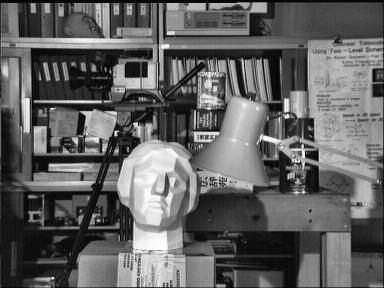
#> input picture openCVTutorial/img/tsukuba.jpg, 384 x 288 px, found by its file name
$ python 15.hist.py
#> lines starting #> are read from the running program, lines starting #| are printed output that depends on the picture
import cv2
import numpy as np
import matplotlib.pyplot as plt
img_path = 'opencvTutorial\\img\\hist.jpg'
img_path_2 = 'opencvTutorial\\img\\tsukuba.jpg'
# plt show的图片最好是plt imread的（numpy形式），如果是cv2.imread的需要使用numpy进行转换
def plt_showhist(img):
    img = cv2.imread(img_path, 0)
    hist = cv2.calcHist([img], [0], None, [256], [0, 256])  # 性能：0.025288 s
    hist_plt = plt.imread(img_path)
    img = np.array(img)
    #plt.plot(hist)
    plt.hist(hist_plt.ravel(), 256, [0, 256])
    plt.show()

# 灰度图经过均衡直方图之后，会变得更加黑白分明，从图像分布来看也更加均衡
def equalize_pic():
    img = cv2.imread(img_path, 0)
    equ_img = cv2.equalizeHist(img)
    # cv2.imshow('equalization', np.hstack((img, equ_img)))
    # cv2.waitKey(0)
    equ_img = np.array(equ_img)
    plt.hist(equ_img, 256, [0, 256])
    plt.show()

import sys, os
def equalize_pic_2():
    img = cv2.imread(img_path_2, cv2.IMREAD_GRAYSCALE)
    # img = cv2.imread(img_path_2)
    equ_img = cv2.equalizeHist(img)
    cv2.imshow('equliaze', np.hstack((img, equ_img)))
    cv2.waitKey(0)

def adapterHist():
    img = cv2.imread(img_path_2, cv2.IMREAD_GRAYSCALE)
#> img is the input picture: shape (288, 384); min 0, max 255, mean 97.6
    clahe = cv2.createCLAHE(clipLimit=2.0, tileGridSize=(8, 8))
    cl1 = clahe.apply(img)
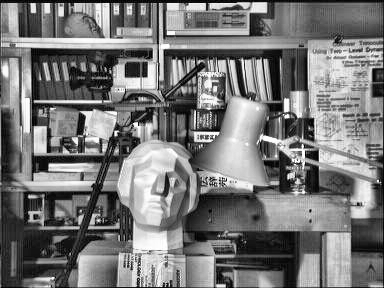
#> cl1: shape (288, 384); min 0, max 255, mean 119.4
    clahe = cv2.createCLAHE(clipLimit=2.0, tileGridSize=(18, 18))
    cl2 = clahe.apply(img)
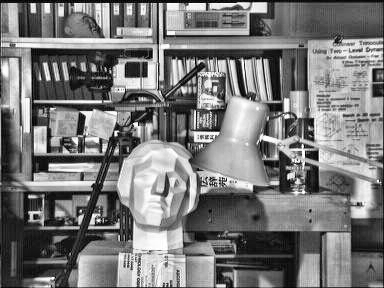
#> cl2: shape (288, 384); min 1, max 255, mean 121.3

    cv2.imshow('equliaze', np.hstack((cl1, cl2)))
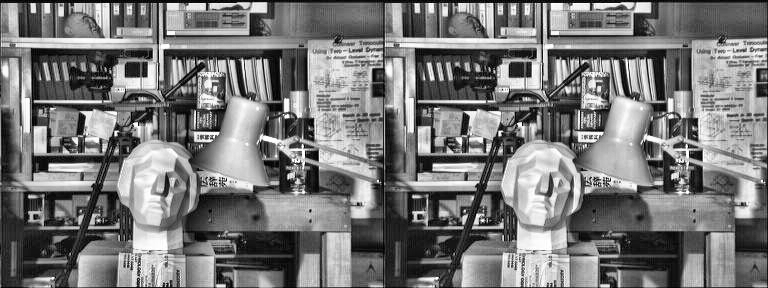
#> window 'equliaze': shape (288, 768); min 0, max 255, mean 120.4

    cv2.waitKey(0)
# 计算指定区域进行直方图
def homework():
    img = cv2.imread(img_path, 0)
    hist = cv2.calcHist([img], [0], [200, 200], [256], [0, 256])  # 性能：0.025288 s

if __name__ == "__main__":
    # equalize_pic_2()
    adapterHist()
